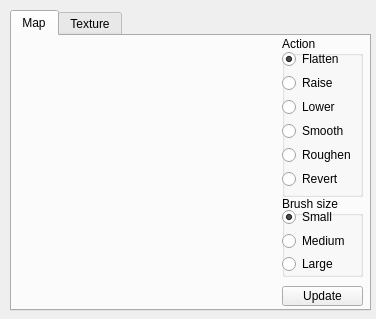
<?xml version="1.0" encoding="UTF-8"?>
<ui version="4.0">
 <class>Form</class>
 <widget class="QWidget" name="Form">
  <property name="geometry">
   <rect>
    <x>0</x>
    <y>0</y>
    <width>376</width>
    <height>319</height>
   </rect>
  </property>
  <property name="windowTitle">
   <string>Form</string>
  </property>
  <widget class="QTabWidget" name="tabWidget">
   <property name="geometry">
    <rect>
     <x>10</x>
     <y>10</y>
     <width>361</width>
     <height>301</height>
    </rect>
   </property>
   <property name="currentIndex">
    <number>0</number>
   </property>
   <widget class="QWidget" name="tab">
    <attribute name="title">
     <string>Map</string>
    </attribute>
    <widget class="QPushButton" name="button_update">
     <property name="geometry">
      <rect>
       <x>270</x>
       <y>250</y>
       <width>81</width>
       <height>20</height>
      </rect>
     </property>
     <property name="text">
      <string>Update</string>
     </property>
    </widget>
    <widget class="QWidget" name="map_widget" native="true">
     <property name="geometry">
      <rect>
       <x>10</x>
       <y>10</y>
       <width>256</width>
       <height>256</height>
      </rect>
     </property>
     <property name="cursor">
      <cursorShape>CrossCursor</cursorShape>
     </property>
    </widget>
    <widget class="QGroupBox" name="actions_groupbox">
     <property name="geometry">
      <rect>
       <x>270</x>
       <y>0</y>
       <width>81</width>
       <height>161</height>
      </rect>
     </property>
     <property name="title">
      <string>Action</string>
     </property>
     <widget class="QRadioButton" name="rad_button_roughen">
      <property name="geometry">
       <rect>
        <x>0</x>
        <y>110</y>
        <width>79</width>
        <height>18</height>
       </rect>
      </property>
      <property name="text">
       <string>Roughen</string>
      </property>
     </widget>
     <widget class="QRadioButton" name="rad_button_lower">
      <property name="geometry">
       <rect>
        <x>0</x>
        <y>62</y>
        <width>79</width>
        <height>18</height>
       </rect>
      </property>
      <property name="text">
       <string>Lower</string>
      </property>
     </widget>
     <widget class="QRadioButton" name="rad_button_flatten">
      <property name="geometry">
       <rect>
        <x>0</x>
        <y>14</y>
        <width>79</width>
        <height>18</height>
       </rect>
      </property>
      <property name="text">
       <string>Flatten</string>
      </property>
      <property name="checked">
       <bool>true</bool>
      </property>
     </widget>
     <widget class="QRadioButton" name="rad_button_raise">
      <property name="geometry">
       <rect>
        <x>0</x>
        <y>38</y>
        <width>79</width>
        <height>18</height>
       </rect>
      </property>
      <property name="text">
       <string>Raise</string>
      </property>
     </widget>
     <widget class="QRadioButton" name="rad_button_smooth">
      <property name="geometry">
       <rect>
        <x>0</x>
        <y>86</y>
        <width>79</width>
        <height>18</height>
       </rect>
      </property>
      <property name="text">
       <string>Smooth</string>
      </property>
     </widget>
     <widget class="QRadioButton" name="rad_button_revert">
      <property name="geometry">
       <rect>
        <x>0</x>
        <y>134</y>
        <width>84</width>
        <height>18</height>
       </rect>
      </property>
      <property name="text">
       <string>Revert</string>
      </property>
     </widget>
    </widget>
    <widget class="QGroupBox" name="brushsize_groupbox">
     <property name="geometry">
      <rect>
       <x>270</x>
       <y>160</y>
       <width>81</width>
       <height>81</height>
      </rect>
     </property>
     <property name="title">
      <string>Brush size</string>
     </property>
     <widget class="QRadioButton" name="rad_button_small">
      <property name="geometry">
       <rect>
        <x>0</x>
        <y>12</y>
        <width>79</width>
        <height>18</height>
       </rect>
      </property>
      <property name="text">
       <string>Small</string>
      </property>
      <property name="checked">
       <bool>true</bool>
      </property>
     </widget>
     <widget class="QRadioButton" name="rad_button_medium">
      <property name="geometry">
       <rect>
        <x>0</x>
        <y>36</y>
        <width>79</width>
        <height>18</height>
       </rect>
      </property>
      <property name="text">
       <string>Medium</string>
      </property>
     </widget>
     <widget class="QRadioButton" name="rad_button_large">
      <property name="geometry">
       <rect>
        <x>0</x>
        <y>60</y>
        <width>71</width>
        <height>16</height>
       </rect>
      </property>
      <property name="text">
       <string>Large</string>
      </property>
     </widget>
    </widget>
   </widget>
   <widget class="QWidget" name="tab_2">
    <attribute name="title">
     <string>Texture</string>
    </attribute>
    <widget class="QWidget" name="formLayoutWidget">
     <property name="geometry">
      <rect>
       <x>10</x>
       <y>10</y>
       <width>331</width>
       <height>121</height>
      </rect>
     </property>
     <layout class="QFormLayout" name="formLayout">
      <property name="fieldGrowthPolicy">
       <enum>QFormLayout::AllNonFixedFieldsGrow</enum>
      </property>
      <item row="0" column="0">
       <widget class="QLineEdit" name="lineEdit"/>
      </item>
      <item row="1" column="0">
       <widget class="QLineEdit" name="lineEdit_2"/>
      </item>
      <item row="2" column="0">
       <widget class="QLineEdit" name="lineEdit_3"/>
      </item>
      <item row="3" column="0">
       <widget class="QLineEdit" name="lineEdit_4"/>
      </item>
      <item row="0" column="1">
       <widget class="QPushButton" name="pushButton_2">
        <property name="text">
         <string>browser</string>
        </property>
       </widget>
      </item>
      <item row="2" column="1">
       <widget class="QPushButton" name="pushButton_4">
        <property name="text">
         <string>Browser</string>
        </property>
       </widget>
      </item>
      <item row="3" column="1">
       <widget class="QPushButton" name="pushButton_5">
        <property name="text">
         <string>Browser</string>
        </property>
       </widget>
      </item>
      <item row="1" column="1">
       <widget class="QPushButton" name="pushButton_3">
        <property name="text">
         <string>Browser</string>
        </property>
       </widget>
      </item>
     </layout>
    </widget>
   </widget>
  </widget>
 </widget>
 <resources/>
 <connections/>
</ui>
